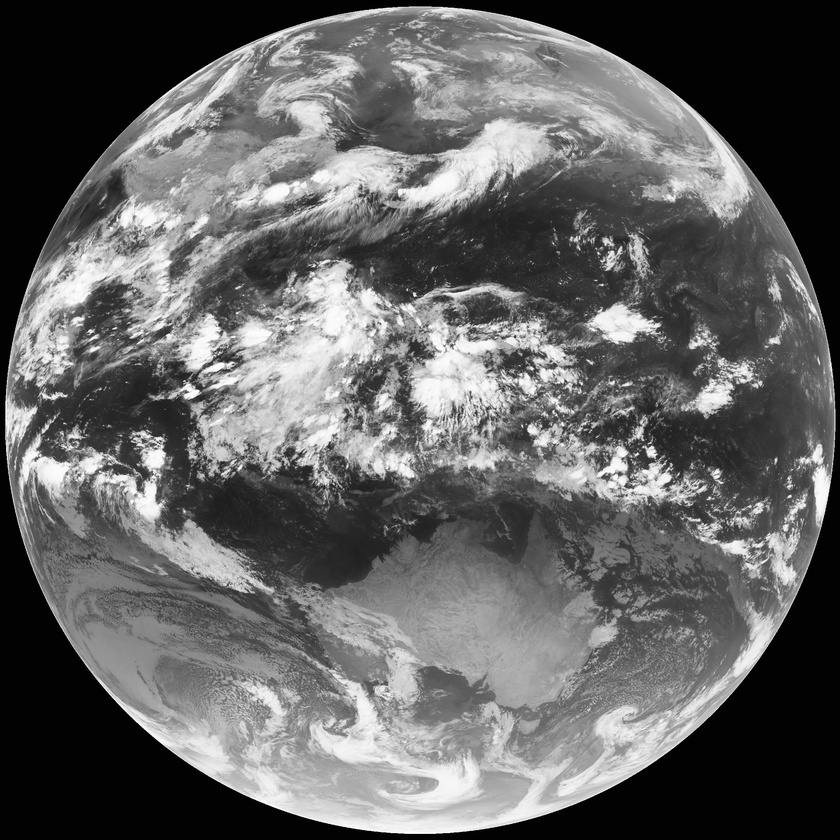
#> input picture examples/clahe.jpg, 840 x 840 px, shrunk from 2200 x 2200 before the run
$ python sharpen.py examples/clahe.jpg
#> lines starting #> are read from the running program, lines starting #| are printed output that depends on the picture; after the words box and inside, x2 and y2 are one past the last pixel; in counts of white or black regions, pixels touching at a corner belong together
import argparse
import cv2
from PIL import Image
from PIL import ImageFilter

sharpenAmount = 1

parser = argparse.ArgumentParser(description='Arguments')
parser.add_argument('input', metavar='i', type=str, help='What file(s) to apply sharpening to.')

args = parser.parse_args()

inputFile = (args.input)

image = cv2.imread(inputFile, cv2.IMREAD_ANYCOLOR | cv2.IMREAD_ANYDEPTH | cv2.IMREAD_UNCHANGED)
#> image is the input picture: shape (840, 840, 3); min 0, max 255, mean 99.6

image_bw = cv2.cvtColor(image, cv2.COLOR_BGR2GRAY)

clahe = cv2.createCLAHE(clipLimit=2)
semi_final = clahe.apply(image_bw)
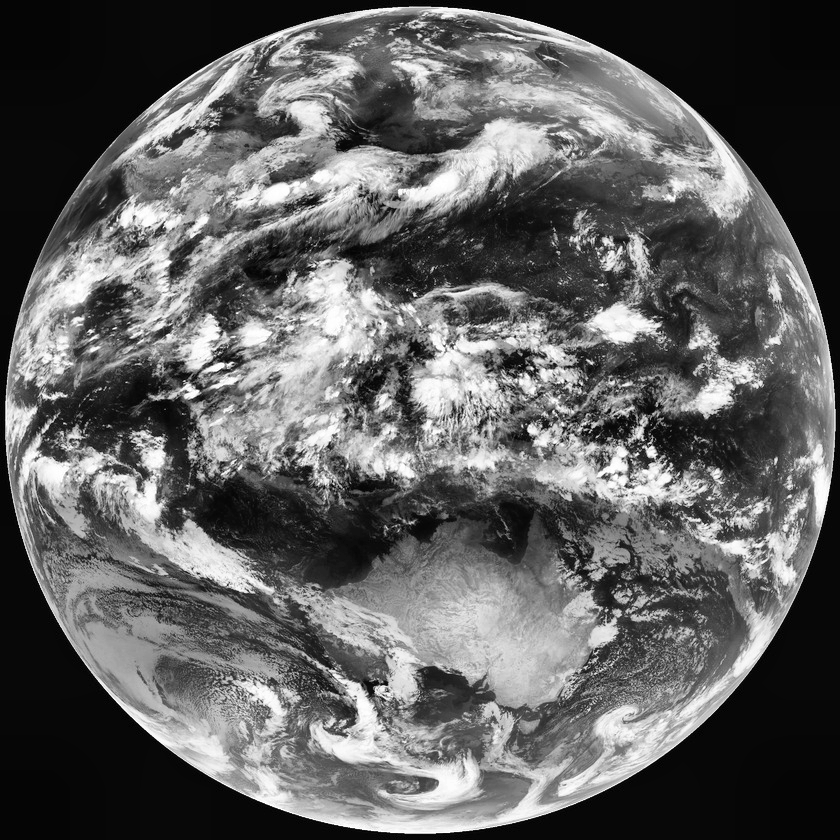
#> semi_final: shape (840, 840); min 2, max 255, mean 97.2

_, ordinary_img = cv2.threshold(image_bw, 155, 255, cv2.THRESH_BINARY)
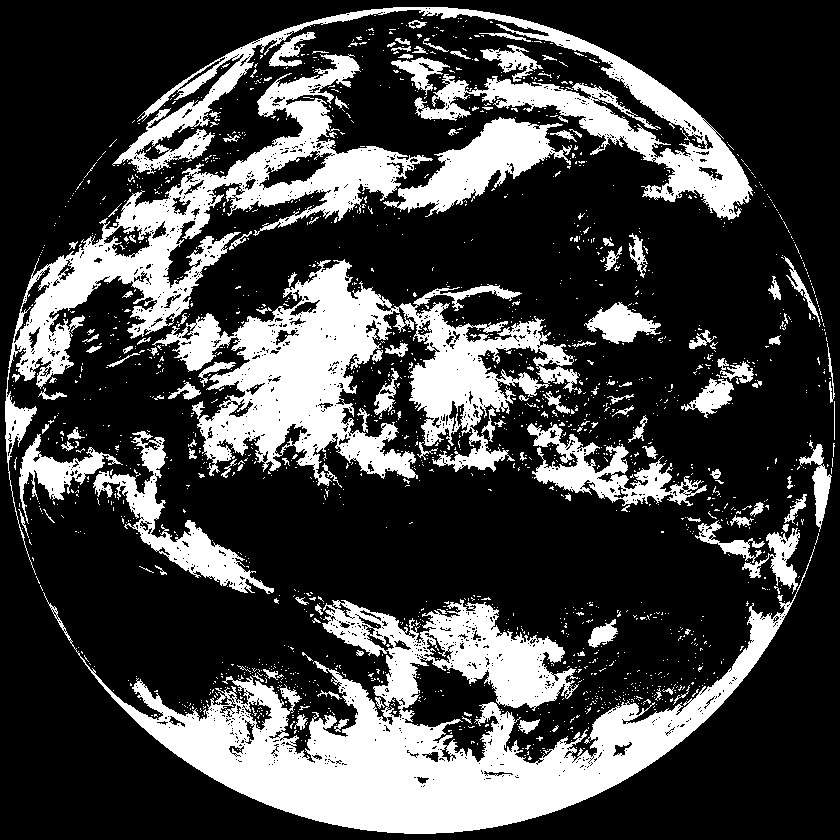
#> ordinary_img: shape (840, 840); 26.6% white; 1908 white regions (1768 under 20 px), largest, box (x1, y1, x2, y2) and area: (43, 546, 815, 834) 59725, (152, 259, 582, 486) 36772, (5, 54, 433, 575) 27850

cv2.imwrite(f'{inputFile}-enhanced.png', semi_final)

sharpened = Image.open(f'{inputFile}-enhanced.png')

for i in range(sharpenAmount):
    sharpened = sharpened.filter(ImageFilter.SHARPEN)

sharpened.show()
